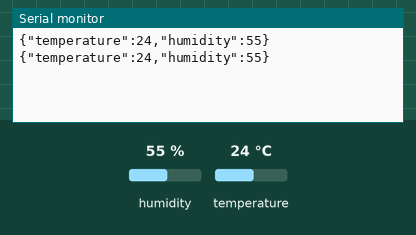
Recording of a sketch running on a simulated Arduino Uno, built with avr-gcc and run on an emulated ATmega328P. Parts: the last lines printed to the serial monitor. Inputs (shaded band) come from the test bench; at power-on: humidity 55 %, temperature 24 °C.

Above: at 5.8 s.
5.9 s: humidity set to 22 %
At 11.5 s:
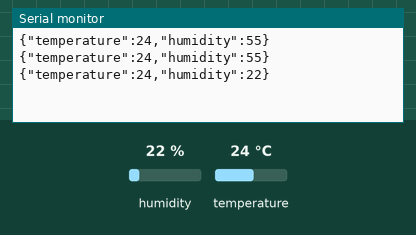
11.9 s: temperature set to 12 °C
At 16.3 s:
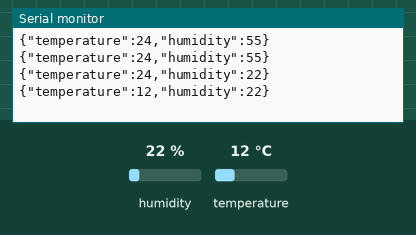
17.9 s: humidity set to 40 %
At 21.0 s:
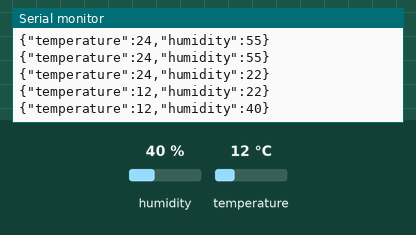
Timing chart, 0 to 22.5 s (numbered marks = the images above; inputs shaded):
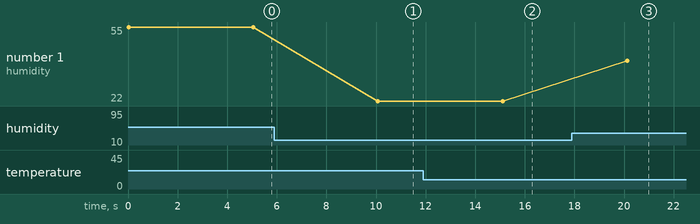

Measured:
- after the input at 5.9 s, the serial monitor: prints a new line after 4.2 s (image 1)
- after the input at 11.9 s, the serial monitor: prints a new line after 3.2 s (image 2)
- after the input at 17.9 s, the serial monitor: prints a new line after 2.2 s (image 3)
- plotted number 1: 55 → 22 after the input at 5.9 s, 22 → 40 after the input at 17.9 s

The sketch:

arduino_to_nodejs.ino
```cpp
#include <ArduinoJson.h>
#include <Adafruit_Sensor.h>
#include <DHT.h>

// Digital pin connected to the DHT sensor
#define DHTPIN 4

// Uncomment the type of sensor in use:
#define DHTTYPE    DHT11     // DHT 11

DHT dht(DHTPIN, DHTTYPE);

void setup() {
  Serial.begin(115200);
  dht.begin();
}

void loop() {

    DynamicJsonDocument jBuffer(1024);
    float Temperature = dht.readTemperature();
    float Humidity = dht.readHumidity();
    jBuffer["temperature"] = Temperature;
    jBuffer["humidity"] = Humidity;
    serializeJson(jBuffer, Serial);
    Serial.println();

//    Serial.println(jBuffer);

  delay(5000);

}
```
